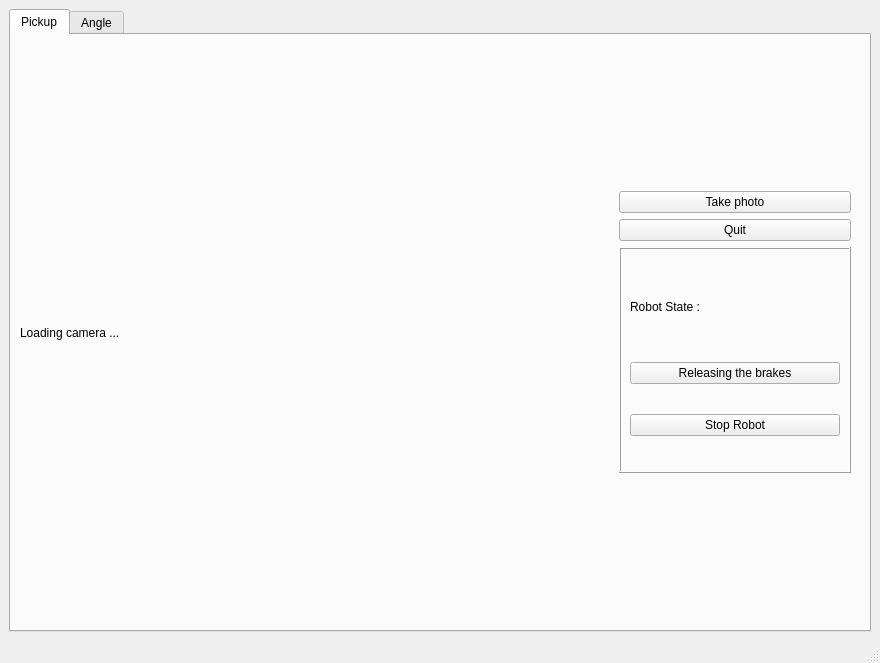
<?xml version="1.0" encoding="UTF-8"?>
<ui version="4.0">
 <class>MainWindow</class>
 <widget class="QMainWindow" name="MainWindow">
  <property name="geometry">
   <rect>
    <x>0</x>
    <y>0</y>
    <width>880</width>
    <height>663</height>
   </rect>
  </property>
  <property name="windowTitle">
   <string>MainWindow</string>
  </property>
  <widget class="QWidget" name="centralwidget">
   <layout class="QVBoxLayout" name="verticalLayout_2">
    <item>
     <widget class="QTabWidget" name="tabWidget">
      <property name="currentIndex">
       <number>0</number>
      </property>
      <widget class="QWidget" name="tab">
       <attribute name="title">
        <string>Pickup</string>
       </attribute>
       <layout class="QHBoxLayout" name="horizontalLayout_2">
        <item>
         <layout class="QHBoxLayout" name="horizontalLayout">
          <item>
           <widget class="QLabel" name="image">
            <property name="minimumSize">
             <size>
              <width>0</width>
              <height>0</height>
             </size>
            </property>
            <property name="maximumSize">
             <size>
              <width>16777215</width>
              <height>16777215</height>
             </size>
            </property>
            <property name="lineWidth">
             <number>0</number>
            </property>
            <property name="text">
             <string>Loading camera ...</string>
            </property>
            <property name="scaledContents">
             <bool>false</bool>
            </property>
           </widget>
          </item>
          <item>
           <widget class="QFrame" name="frame">
            <property name="maximumSize">
             <size>
              <width>250</width>
              <height>300</height>
             </size>
            </property>
            <property name="frameShape">
             <enum>QFrame::NoFrame</enum>
            </property>
            <property name="frameShadow">
             <enum>QFrame::Raised</enum>
            </property>
            <property name="lineWidth">
             <number>0</number>
            </property>
            <layout class="QVBoxLayout" name="verticalLayout">
             <item>
              <widget class="QPushButton" name="take_image">
               <property name="text">
                <string>Take photo</string>
               </property>
              </widget>
             </item>
             <item>
              <widget class="QPushButton" name="quit_button">
               <property name="text">
                <string>Quit</string>
               </property>
              </widget>
             </item>
             <item>
              <widget class="QFrame" name="frame_4">
               <property name="frameShape">
                <enum>QFrame::Box</enum>
               </property>
               <property name="frameShadow">
                <enum>QFrame::Raised</enum>
               </property>
               <layout class="QVBoxLayout" name="verticalLayout_4">
                <item>
                 <widget class="QLabel" name="label_5">
                  <property name="maximumSize">
                   <size>
                    <width>16777215</width>
                    <height>50</height>
                   </size>
                  </property>
                  <property name="text">
                   <string>Robot State : </string>
                  </property>
                 </widget>
                </item>
                <item>
                 <widget class="QPushButton" name="brakes">
                  <property name="text">
                   <string>Releasing the brakes</string>
                  </property>
                 </widget>
                </item>
                <item>
                 <widget class="QPushButton" name="stop_robot">
                  <property name="text">
                   <string>Stop Robot</string>
                  </property>
                 </widget>
                </item>
               </layout>
              </widget>
             </item>
            </layout>
           </widget>
          </item>
         </layout>
        </item>
       </layout>
      </widget>
      <widget class="QWidget" name="tab_2">
       <attribute name="title">
        <string>Angle</string>
       </attribute>
       <layout class="QHBoxLayout" name="horizontalLayout_4">
        <item>
         <layout class="QHBoxLayout" name="horizontalLayout_3">
          <item>
           <widget class="QLabel" name="image_angle">
            <property name="text">
             <string>Loading Image angle ...</string>
            </property>
           </widget>
          </item>
          <item>
           <widget class="QFrame" name="frame_2">
            <property name="maximumSize">
             <size>
              <width>300</width>
              <height>200</height>
             </size>
            </property>
            <property name="frameShape">
             <enum>QFrame::NoFrame</enum>
            </property>
            <property name="frameShadow">
             <enum>QFrame::Raised</enum>
            </property>
            <property name="lineWidth">
             <number>0</number>
            </property>
            <layout class="QVBoxLayout" name="verticalLayout_3">
             <item>
              <widget class="QPushButton" name="take_image_angle">
               <property name="text">
                <string>Take angle image</string>
               </property>
              </widget>
             </item>
             <item>
              <spacer name="verticalSpacer">
               <property name="orientation">
                <enum>Qt::Vertical</enum>
               </property>
               <property name="sizeHint" stdset="0">
                <size>
                 <width>20</width>
                 <height>40</height>
                </size>
               </property>
              </spacer>
             </item>
             <item>
              <widget class="QLabel" name="label">
               <property name="text">
                <string>Angle slider</string>
               </property>
              </widget>
             </item>
             <item>
              <widget class="QFrame" name="frame_3">
               <property name="frameShape">
                <enum>QFrame::NoFrame</enum>
               </property>
               <property name="frameShadow">
                <enum>QFrame::Raised</enum>
               </property>
               <layout class="QHBoxLayout" name="horizontalLayout_5">
                <item alignment="Qt::AlignLeft">
                 <widget class="QLabel" name="label_2">
                  <property name="text">
                   <string>0</string>
                  </property>
                 </widget>
                </item>
                <item alignment="Qt::AlignHCenter">
                 <widget class="QLabel" name="label_4">
                  <property name="text">
                   <string>180</string>
                  </property>
                 </widget>
                </item>
                <item alignment="Qt::AlignRight">
                 <widget class="QLabel" name="label_3">
                  <property name="text">
                   <string>360</string>
                  </property>
                 </widget>
                </item>
               </layout>
              </widget>
             </item>
             <item>
              <widget class="QSlider" name="slider_angle">
               <property name="maximum">
                <number>359</number>
               </property>
               <property name="singleStep">
                <number>1</number>
               </property>
               <property name="orientation">
                <enum>Qt::Horizontal</enum>
               </property>
               <property name="invertedAppearance">
                <bool>false</bool>
               </property>
               <property name="invertedControls">
                <bool>false</bool>
               </property>
               <property name="tickPosition">
                <enum>QSlider::TicksBothSides</enum>
               </property>
               <property name="tickInterval">
                <number>10</number>
               </property>
              </widget>
             </item>
             <item>
              <widget class="QPushButton" name="angle_state">
               <property name="text">
                <string>Validate angle</string>
               </property>
              </widget>
             </item>
             <item>
              <widget class="QPushButton" name="go_to_box">
               <property name="text">
                <string>Go to box</string>
               </property>
              </widget>
             </item>
            </layout>
           </widget>
          </item>
         </layout>
        </item>
       </layout>
      </widget>
     </widget>
    </item>
   </layout>
  </widget>
  <widget class="QMenuBar" name="menubar">
   <property name="geometry">
    <rect>
     <x>0</x>
     <y>0</y>
     <width>880</width>
     <height>22</height>
    </rect>
   </property>
  </widget>
  <widget class="QStatusBar" name="statusbar"/>
 </widget>
 <resources/>
 <connections/>
</ui>
